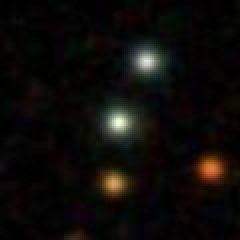
#> input picture data/sdss/sdss_image_180.171408773627_0.35639930317447.jpg, 120 x 120 px, found by its file name (shown 2 times larger)
$ jupyter execute gama_projector_correlation.ipynb
#> lines starting #> are read from the running program, lines starting #| are printed output that depends on the picture
Teste com utilização de projetor gama para identificar todas as estrelas na imagem

Uso de find_peaks para identificar os picos de luminosidade nas imagens

Proeminência de 1% do valor máximo

projetor gama = mapa de correlação resultante da iteração dos paramêtros Ks e desvio padrão dentro do espaço de pesquisa definido

- Imagem: 120x120

- Scale: 0.4

- Origem: skyserver dr18

## Setup

[cell 1]
import numpy as np
import matplotlib.pyplot as plt
import cv2  # OpenCV para carregar a imagem
from PIL import Image
import numpy as np
import matplotlib.pyplot as plt
import numpy as np
import plotly.graph_objects as go
from plotly.subplots import make_subplots
from scipy.signal import find_peaks
import matplotlib.pyplot as plt
import matplotlib.image as mpimg

[cell 2]
# Caminho para a imagem

# img_path = r"data\sdss\sdss_image_180.316130449752_-0.0240209645983516.jpg"
img_path = r"data\sdss\sdss_image_180.171408773627_0.35639930317447.jpg"

[cell 3]
# Carregar a imagem
img_input = mpimg.imread(img_path)
#> img_input is the input picture: shape (120, 120, 3); mean R, G, B 13.4, 11, 8.8

# Criar uma nova figura
plt.figure(figsize=(2, 2))  # O argumento figsize define o tamanho da figura

# Exibir a imagem
plt.imshow(img_input)

# Remover os eixos (opcional)
plt.axis('off')

# Mostrar a figura
plt.show()

## Reader

[cell 4]
# Abrir a imagem e converter para escala de cinza
reader_input = Image.open(img_path).convert('L')
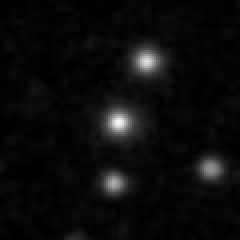
#> reader_input: PIL image 120x120 L (shown 2 times larger); min 0, max 248, mean 11.5
reader_output = np.array(reader_input)

# Print da imagem em array
print(reader_output)
#> (printed output is left out)

## Preprocessing

[cell 5]
# Preprocessamento: subtrair a média para suavizar
img_avg = reader_output - reader_output.mean()

[cell 6]
# Criar uma nova figura
plt.figure(figsize=(2, 2))  # O argumento figsize define o tamanho da figura

# Exibir a imagem
plt.imshow(img_avg)

# Remover os eixos (opcional)
plt.axis('off')

# Mostrar a figura
plt.show()

## Model

[cell 7]
# Função para gerar o kernel gaussiano
def gaussian_kernel(KSize, sigma):
    kernel = np.zeros((KSize, KSize))
    center = KSize // 2
    for i in range(KSize):
        for j in range(KSize):
            kernel[i, j] = (1 / (2 * np.pi * sigma ** 2)) * \
                           np.exp(-((i - center) ** 2 + (j - center) ** 2) / (2 * sigma ** 2))
    return kernel

# Função para gerar o mapa de correlação
def correlation_map(image, KSize, sigma):
    kernel = gaussian_kernel(KSize, sigma)
    M, N = image.shape
    corr_map = np.zeros((M - KSize + 1, N - KSize + 1))
    for x in range(M - KSize + 1):
        for y in range(N - KSize + 1):
            region = image[x:x + KSize, y:y + KSize]
            corr_map[x, y] = np.sum(region * kernel)
    return corr_map

# Função para gerar o projetor gama
def gamma_projector(image):
    M, N = image.shape
#> M = 120; N = 120
    gamma_map = np.zeros((M, N))
    for K_s in range(3, min(M, N), 2):
        for sigma in range(1, int(2 * K_s + 3)):
            corr_map = correlation_map(image, K_s, sigma)
            padded_corr_map = np.pad(corr_map, ((K_s//2, K_s//2), (K_s//2, K_s//2)), mode='constant')
            gamma_map += padded_corr_map[:M, :N]
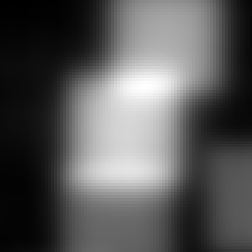
#> corr_map: shape (84, 84) float64 (shown 3 times larger); min -1.03, max 3.71, mean 0.621; drawn with min black and max white
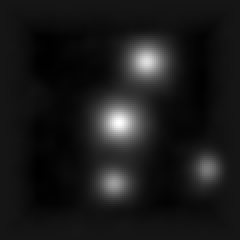
#> gamma_map: shape (120, 120) float64 (shown 2 times larger); min -1955.1, max 21192.2, mean 422.5; drawn with min black and max white
    return gamma_map
